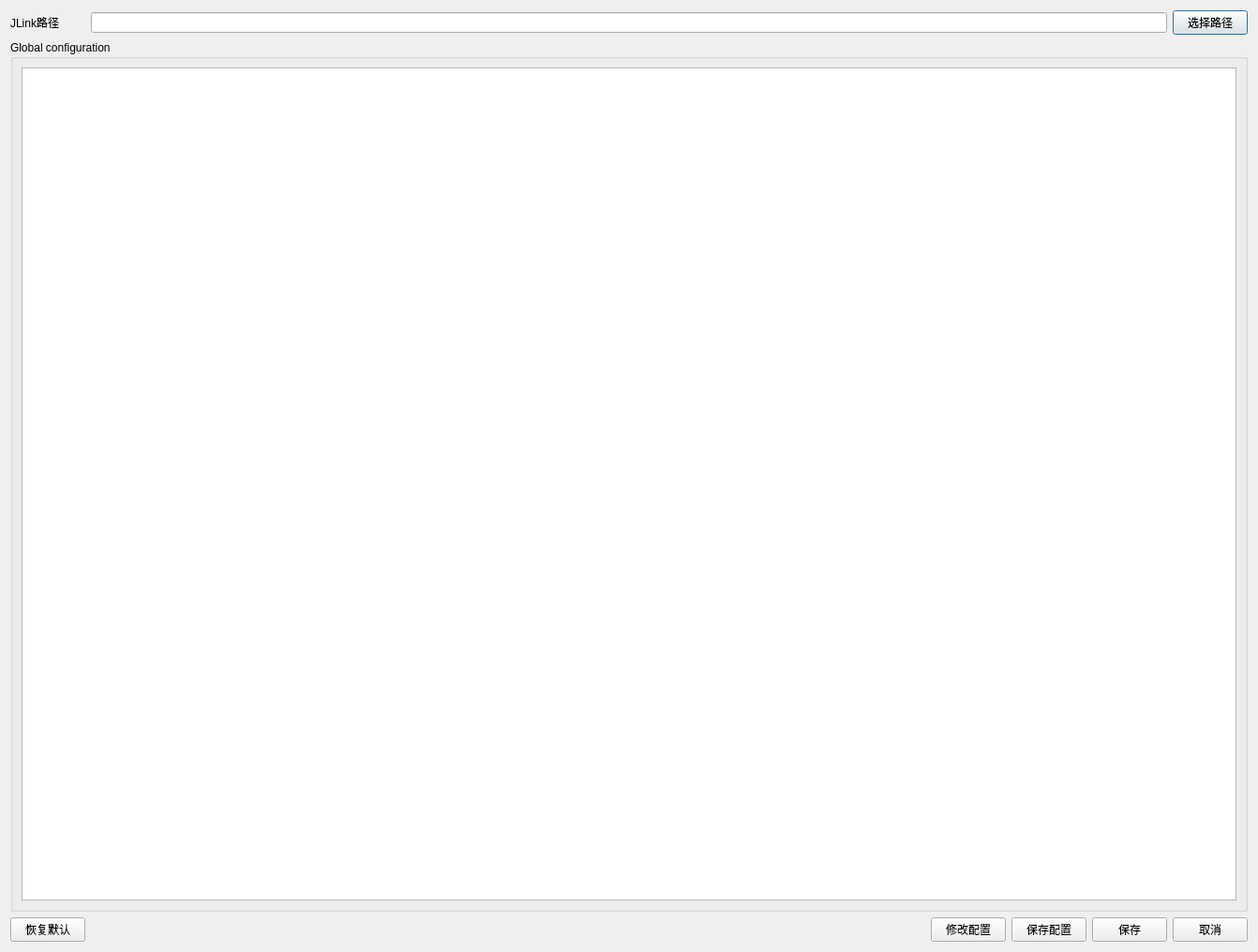
<?xml version="1.0" encoding="UTF-8"?>
<ui version="4.0">
 <class>JLink_settings</class>
 <widget class="QDialog" name="JLink_settings">
  <property name="windowModality">
   <enum>Qt::ApplicationModal</enum>
  </property>
  <property name="geometry">
   <rect>
    <x>0</x>
    <y>0</y>
    <width>1342</width>
    <height>1016</height>
   </rect>
  </property>
  <property name="sizePolicy">
   <sizepolicy hsizetype="Preferred" vsizetype="Preferred">
    <horstretch>0</horstretch>
    <verstretch>0</verstretch>
   </sizepolicy>
  </property>
  <property name="minimumSize">
   <size>
    <width>621</width>
    <height>264</height>
   </size>
  </property>
  <property name="maximumSize">
   <size>
    <width>16777215</width>
    <height>16777215</height>
   </size>
  </property>
  <property name="acceptDrops">
   <bool>true</bool>
  </property>
  <property name="windowTitle">
   <string>JLink配置</string>
  </property>
  <property name="windowIcon">
   <iconset resource="image.qrc">
    <normaloff>:/image/logo.ico</normaloff>:/image/logo.ico</iconset>
  </property>
  <property name="sizeGripEnabled">
   <bool>false</bool>
  </property>
  <property name="modal">
   <bool>false</bool>
  </property>
  <layout class="QGridLayout" name="gridLayout_2">
   <item row="0" column="0">
    <widget class="QLabel" name="label">
     <property name="text">
      <string>JLink路径</string>
     </property>
    </widget>
   </item>
   <item row="0" column="1" colspan="4">
    <widget class="QLineEdit" name="lineEdit_JLink_path"/>
   </item>
   <item row="0" column="5">
    <widget class="QPushButton" name="pushButton_choose_JLink_path">
     <property name="text">
      <string>选择路径</string>
     </property>
    </widget>
   </item>
   <item row="1" column="0" colspan="6">
    <widget class="QGroupBox" name="groupBox">
     <property name="title">
      <string>Global configuration</string>
     </property>
     <layout class="QGridLayout" name="gridLayout">
      <item row="0" column="0">
       <widget class="QTextEdit" name="textEdit_global_config">
        <property name="verticalScrollBarPolicy">
         <enum>Qt::ScrollBarAlwaysOff</enum>
        </property>
        <property name="horizontalScrollBarPolicy">
         <enum>Qt::ScrollBarAsNeeded</enum>
        </property>
       </widget>
      </item>
     </layout>
    </widget>
   </item>
   <item row="2" column="0">
    <widget class="QPushButton" name="pushButton_4_reset_default">
     <property name="text">
      <string>恢复默认</string>
     </property>
    </widget>
   </item>
   <item row="2" column="1">
    <spacer name="horizontalSpacer">
     <property name="orientation">
      <enum>Qt::Horizontal</enum>
     </property>
     <property name="sizeHint" stdset="0">
      <size>
       <width>516</width>
       <height>20</height>
      </size>
     </property>
    </spacer>
   </item>
   <item row="2" column="2">
    <widget class="QPushButton" name="pushButton_global_config_edit_enable">
     <property name="text">
      <string>修改配置</string>
     </property>
    </widget>
   </item>
   <item row="2" column="3">
    <widget class="QPushButton" name="pushButton_save_global_config">
     <property name="text">
      <string>保存配置</string>
     </property>
    </widget>
   </item>
   <item row="2" column="4">
    <widget class="QPushButton" name="pushButton_2_save">
     <property name="text">
      <string>保存</string>
     </property>
    </widget>
   </item>
   <item row="2" column="5">
    <widget class="QPushButton" name="pushButton_3_cancle">
     <property name="text">
      <string>取消</string>
     </property>
    </widget>
   </item>
  </layout>
 </widget>
 <resources>
  <include location="image.qrc"/>
 </resources>
 <connections/>
</ui>
